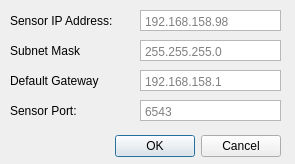
<?xml version="1.0" encoding="UTF-8"?>
<ui version="4.0">
 <class>ProESetSourceIPv4Dialog</class>
 <widget class="QDialog" name="ProESetSourceIPv4Dialog">
  <property name="geometry">
   <rect>
    <x>0</x>
    <y>0</y>
    <width>295</width>
    <height>164</height>
   </rect>
  </property>
  <property name="windowTitle">
   <string>Set IPv4 Source Settings</string>
  </property>
  <widget class="QDialogButtonBox" name="buttonBox">
   <property name="geometry">
    <rect>
     <x>10</x>
     <y>130</y>
     <width>271</width>
     <height>32</height>
    </rect>
   </property>
   <property name="orientation">
    <enum>Qt::Horizontal</enum>
   </property>
   <property name="standardButtons">
    <set>QDialogButtonBox::Cancel|QDialogButtonBox::Ok</set>
   </property>
  </widget>
  <widget class="QLabel" name="ipAddressLabel">
   <property name="geometry">
    <rect>
     <x>10</x>
     <y>13</y>
     <width>121</width>
     <height>16</height>
    </rect>
   </property>
   <property name="text">
    <string>Sensor IP Address:</string>
   </property>
  </widget>
  <widget class="QPlainTextEdit" name="ipAddressTextbox">
   <property name="geometry">
    <rect>
     <x>140</x>
     <y>10</y>
     <width>141</width>
     <height>21</height>
    </rect>
   </property>
   <property name="sizePolicy">
    <sizepolicy hsizetype="Fixed" vsizetype="Fixed">
     <horstretch>0</horstretch>
     <verstretch>0</verstretch>
    </sizepolicy>
   </property>
   <property name="inputMethodHints">
    <set>Qt::ImhNone</set>
   </property>
   <property name="frameShape">
    <enum>QFrame::StyledPanel</enum>
   </property>
   <property name="verticalScrollBarPolicy">
    <enum>Qt::ScrollBarAlwaysOff</enum>
   </property>
   <property name="tabChangesFocus">
    <bool>true</bool>
   </property>
   <property name="lineWrapMode">
    <enum>QPlainTextEdit::NoWrap</enum>
   </property>
   <property name="placeholderText">
    <string>192.168.158.98</string>
   </property>
  </widget>
  <widget class="QPlainTextEdit" name="port">
   <property name="geometry">
    <rect>
     <x>140</x>
     <y>100</y>
     <width>141</width>
     <height>21</height>
    </rect>
   </property>
   <property name="sizePolicy">
    <sizepolicy hsizetype="Fixed" vsizetype="Fixed">
     <horstretch>0</horstretch>
     <verstretch>0</verstretch>
    </sizepolicy>
   </property>
   <property name="inputMethodHints">
    <set>Qt::ImhNone</set>
   </property>
   <property name="frameShape">
    <enum>QFrame::StyledPanel</enum>
   </property>
   <property name="verticalScrollBarPolicy">
    <enum>Qt::ScrollBarAlwaysOff</enum>
   </property>
   <property name="tabChangesFocus">
    <bool>true</bool>
   </property>
   <property name="lineWrapMode">
    <enum>QPlainTextEdit::NoWrap</enum>
   </property>
   <property name="placeholderText">
    <string>6543</string>
   </property>
  </widget>
  <widget class="QLabel" name="portLabel">
   <property name="geometry">
    <rect>
     <x>10</x>
     <y>103</y>
     <width>131</width>
     <height>16</height>
    </rect>
   </property>
   <property name="text">
    <string>Sensor Port:</string>
   </property>
  </widget>
  <widget class="QLabel" name="subnetMaskLabel">
   <property name="geometry">
    <rect>
     <x>10</x>
     <y>43</y>
     <width>121</width>
     <height>16</height>
    </rect>
   </property>
   <property name="text">
    <string>Subnet Mask</string>
   </property>
  </widget>
  <widget class="QPlainTextEdit" name="subnetMask">
   <property name="geometry">
    <rect>
     <x>140</x>
     <y>40</y>
     <width>141</width>
     <height>21</height>
    </rect>
   </property>
   <property name="sizePolicy">
    <sizepolicy hsizetype="Fixed" vsizetype="Fixed">
     <horstretch>0</horstretch>
     <verstretch>0</verstretch>
    </sizepolicy>
   </property>
   <property name="inputMethodHints">
    <set>Qt::ImhNone</set>
   </property>
   <property name="frameShape">
    <enum>QFrame::StyledPanel</enum>
   </property>
   <property name="verticalScrollBarPolicy">
    <enum>Qt::ScrollBarAlwaysOff</enum>
   </property>
   <property name="tabChangesFocus">
    <bool>true</bool>
   </property>
   <property name="lineWrapMode">
    <enum>QPlainTextEdit::NoWrap</enum>
   </property>
   <property name="placeholderText">
    <string>255.255.255.0</string>
   </property>
  </widget>
  <widget class="QLabel" name="defaultGatewayLabel">
   <property name="geometry">
    <rect>
     <x>10</x>
     <y>73</y>
     <width>121</width>
     <height>16</height>
    </rect>
   </property>
   <property name="text">
    <string>Default Gateway</string>
   </property>
  </widget>
  <widget class="QPlainTextEdit" name="defaultGateway">
   <property name="geometry">
    <rect>
     <x>140</x>
     <y>70</y>
     <width>141</width>
     <height>21</height>
    </rect>
   </property>
   <property name="sizePolicy">
    <sizepolicy hsizetype="Fixed" vsizetype="Fixed">
     <horstretch>0</horstretch>
     <verstretch>0</verstretch>
    </sizepolicy>
   </property>
   <property name="inputMethodHints">
    <set>Qt::ImhNone</set>
   </property>
   <property name="frameShape">
    <enum>QFrame::StyledPanel</enum>
   </property>
   <property name="verticalScrollBarPolicy">
    <enum>Qt::ScrollBarAlwaysOff</enum>
   </property>
   <property name="tabChangesFocus">
    <bool>true</bool>
   </property>
   <property name="lineWrapMode">
    <enum>QPlainTextEdit::NoWrap</enum>
   </property>
   <property name="placeholderText">
    <string>192.168.158.1</string>
   </property>
  </widget>
 </widget>
 <resources/>
 <connections>
  <connection>
   <sender>buttonBox</sender>
   <signal>rejected()</signal>
   <receiver>ProESetSourceIPv4Dialog</receiver>
   <slot>reject()</slot>
   <hints>
    <hint type="sourcelabel">
     <x>316</x>
     <y>260</y>
    </hint>
    <hint type="destinationlabel">
     <x>286</x>
     <y>274</y>
    </hint>
   </hints>
  </connection>
 </connections>
</ui>
